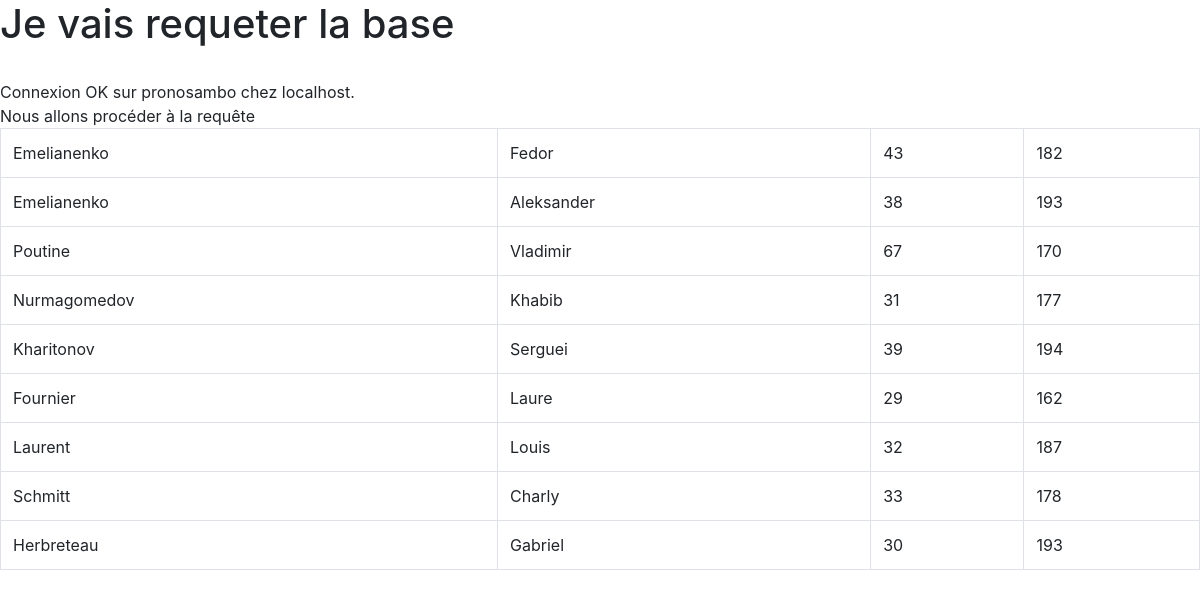
/views/accessDb.php, run on the app's committed database.
### tables this page shows
CREATE TABLE IF NOT EXISTS combattants
(
	id_combattant INT PRIMARY KEY NOT NULL AUTO_INCREMENT,
    nom VARCHAR(100),
    prenom VARCHAR(100),
    age INT,
    date_naissance DATE,
	poids INT,
	taille INT,
    pays VARCHAR(50),
	classement INT,
	image_lien VARCHAR(255)
);

### views/accessDb.php (the view, shortened to what this page needs)
<!DOCTYPE html>
<head>
	<link rel="stylesheet" href="../src/bin/bootstrap-4.3.1-dist/css/bootstrap.css">
</head>
<body>
    <h1>Je vais requeter la base</h1>
    <?php
    $host = 'localhost';
    $dbname = 'pronosambo';
    $username = 'root';
    $password = '';
    $sqlRequest = "SELECT * FROM combattants;";
    try {
        $conn = new PDO("mysql:host=$host;dbname=$dbname", $username, $password);
        echo "<br>Connexion OK sur $dbname chez $host.";
    } catch (PDOException $pe) {
        echo '<br>Arrêt du script.';
        die("<br>Erreur de connexion sur $dbname chez $host :" . $pe->getMessage());
    }
    echo "<br>Nous allons procéder à la requête";
    $q = $conn->query($sqlRequest);
    $q->setFetchMode(PDO::FETCH_ASSOC);
    ?>
    <br>
    <table class="table table-bordered">
        <tbody>
            <?php
            while ($row = $q->fetch()) :
                ?>
                <tr>
                <td><?php echo htmlspecialchars($row['nom']); ?></td>
                <td><?php echo htmlspecialchars($row['prenom']); ?></td>
                <td><?php echo htmlspecialchars($row['age']); ?></td>
                <td><?php echo htmlspecialchars($row['taille']); ?></td>
                </tr>
            <?php
            endwhile
            ?>
        </tbody>
    </table>
</body>

### data on the page
combattants: nom "Emelianenko", prenom "Fedor", age "43", taille "182"
combattants: nom "Emelianenko", prenom "Aleksander", age "38", taille "193"
combattants: nom "Poutine", prenom "Vladimir", age "67", taille "170"
combattants: nom "Nurmagomedov", prenom "Khabib", age "31", taille "177"
combattants: nom "Kharitonov", prenom "Serguei", age "39", taille "194"
combattants: nom "Fournier", prenom "Laure", age "29", taille "162"
combattants: nom "Laurent", prenom "Louis", age "32", taille "187"
combattants: nom "Schmitt", prenom "Charly", age "33", taille "178"
combattants: nom "Herbreteau", prenom "Gabriel", age "30", taille "193"

### other printed values
$dbname "pronosambo"
$host "localhost"
